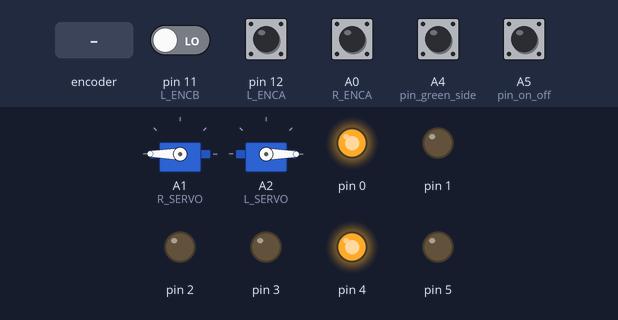
A program run on a simulated Teensy 4. Shown: 2 × servo, output pins drawn as LEDs (lit = HIGH). The inputs (shaded band) are chosen by the test bench; at power-on: A0 (R_ENCA), A4 (pin_green_side), pin 12 (L_ENCA) HIGH, A5 (pin_on_off), pin 11 (L_ENCB) LOW.

Above: at 1.2 s.
1.3 s: rotary encoder on pin 12 (L_ENCA) / pin 11 (L_ENCB) turned 3 steps (first pin leading)
At 2.4 s:
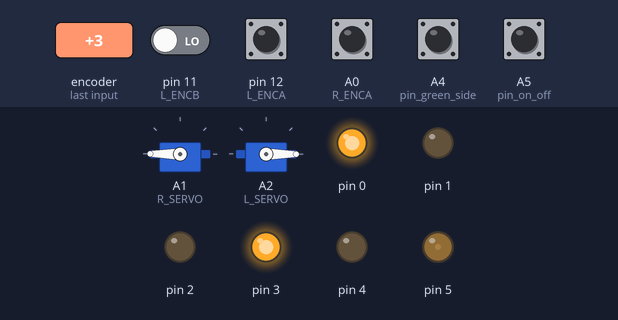
3.4 s: A5 (pin_on_off) driven HIGH
At 4.16 s:
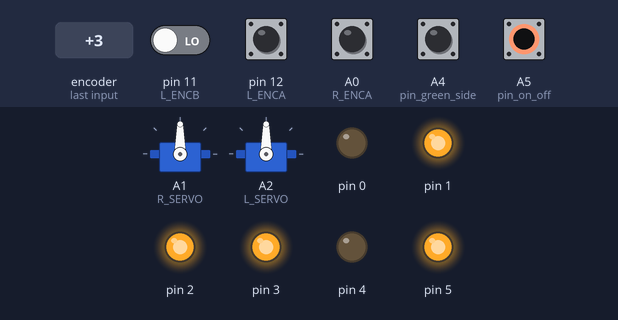
6.4 s: A5 (pin_on_off) driven LOW
At 7.6 s:
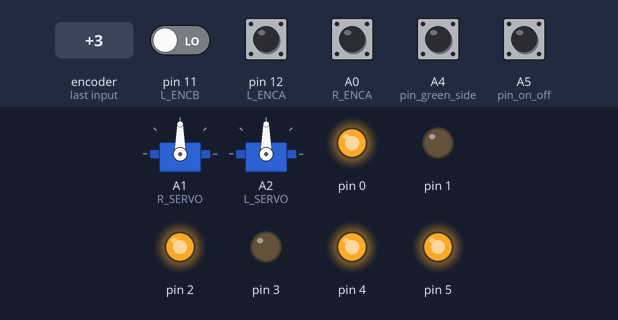
7.9 s: A5 (pin_on_off) pulsed HIGH 2 times (0.12 s each, 0.3 s apart)
At 8.7 s:
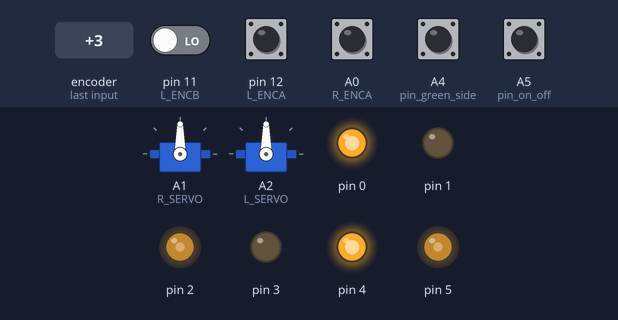
10.0 s: rotary encoder on pin 12 (L_ENCA) / pin 11 (L_ENCB) turned 1 step (first pin leading)
At 11.1 s:
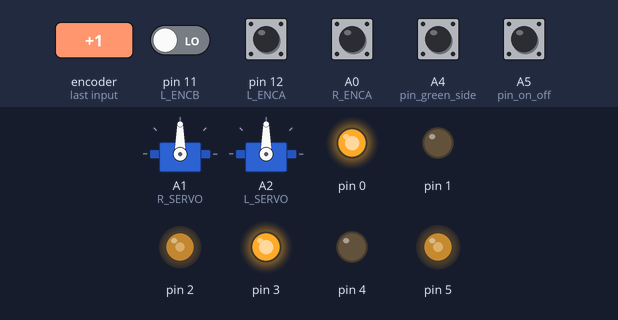
11.7 s: rotary encoder on pin 12 (L_ENCA) / pin 11 (L_ENCB) turned 2 steps (second pin leading)
At 12.3 s:
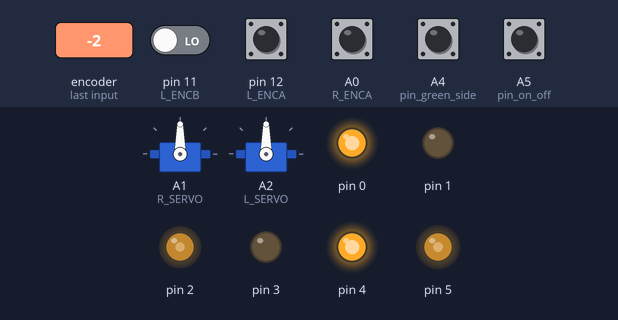
Timing chart, 0 to 14.6 s (numbered marks = the images above; inputs shaded):
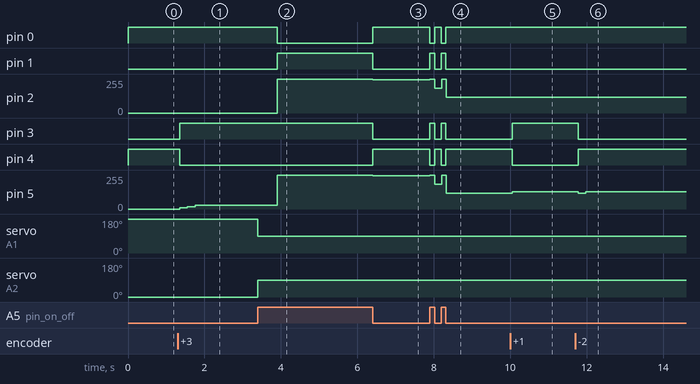

The program:

main.cpp
```cpp
#include <Arduino.h>
#include <TimerOne.h>
#include <Servo.h>
#include <rolling_basis.h>
#include <util/atomic.h>

// Mouvement params
#define ACTION_ERROR_AUTH 20
#define TRAJECTORY_PRECISION 50
#define NEXT_POSITION_DELAY 100
#define INACTIVE_DELAY 2000
#define RETURN_START_POSITION_DELAY 70000
#define STOP_MOTORS_DELAY 98000
#define DISTANCE_NEAR_START_POSITION 30.0

// Creation Rolling Basis
#define ENCODER_RESOLUTION 1024
#define CENTER_DISTANCE 27.07
#define WHEEL_DIAMETER 6.1

// Motor Left
#define L_ENCA 12
#define L_ENCB 11
#define L_PWM 5
#define L_IN2 3
#define L_IN1 4

// Motor Right
#define R_ENCA 14
#define R_ENCB 13
#define R_PWM 2
#define R_IN2 1
#define R_IN1 0

//Cake graber servos
Servo r_servo;
Servo l_servo;
#define R_SERVO 15
#define L_SERVO 16

float kp = 8.0;
float ki = 0.0;
float kd = 0.2;

byte max_pwm = 150;

Rolling_Basis *rolling_basis_ptr = new Rolling_Basis(ENCODER_RESOLUTION, CENTER_DISTANCE, WHEEL_DIAMETER, max_pwm, TRAJECTORY_PRECISION, INACTIVE_DELAY);

/* Strat part */
#define STRAT_SIZE 13

const Action bleu_strat_model[STRAT_SIZE] = {
    create_action(0.0, 0.0, NEXT_POSITION_DELAY, ACTION_ERROR_AUTH), // SERVO ON
    create_action(140.0, 0.0, NEXT_POSITION_DELAY, ACTION_ERROR_AUTH),
    create_action(224.0, 42.0, NEXT_POSITION_DELAY, ACTION_ERROR_AUTH),
    create_action(0.0, 0.0, NEXT_POSITION_DELAY, ACTION_ERROR_AUTH), // SERVO OFF
    create_action(206.0, 59.0, NEXT_POSITION_DELAY, ACTION_ERROR_AUTH),
    create_action(206.0, 47.0, NEXT_POSITION_DELAY, ACTION_ERROR_AUTH),
    create_action(230.0, 1.0, NEXT_POSITION_DELAY, ACTION_ERROR_AUTH),
    create_action(0.0, 0.0, NEXT_POSITION_DELAY, ACTION_ERROR_AUTH), // SERVO ON
    create_action(186.0, 1.0, NEXT_POSITION_DELAY, ACTION_ERROR_AUTH),
    create_action(0.0, 0.0, NEXT_POSITION_DELAY, ACTION_ERROR_AUTH), // SERVO OFF
    create_action(186.0, 47.0, NEXT_POSITION_DELAY, ACTION_ERROR_AUTH),
    create_action(40.0, 47.0, NEXT_POSITION_DELAY, ACTION_ERROR_AUTH),
    create_action(9.0, 15.0, NEXT_POSITION_DELAY, ACTION_ERROR_AUTH)};
Action bleu_return_position = create_action(9.0, 15.0, NEXT_POSITION_DELAY, ACTION_ERROR_AUTH);

const Action green_strat_model[STRAT_SIZE] = {
    create_action(0.0, 0.0, NEXT_POSITION_DELAY, ACTION_ERROR_AUTH), // SERVO ON
    create_action(140.0, 0.0, NEXT_POSITION_DELAY, ACTION_ERROR_AUTH),
    create_action(224.0, -42.0, NEXT_POSITION_DELAY, ACTION_ERROR_AUTH),
    create_action(0.0, 0.0, NEXT_POSITION_DELAY, ACTION_ERROR_AUTH), // SERVO OFF
    create_action(206.0, -59.0, NEXT_POSITION_DELAY, ACTION_ERROR_AUTH),
    create_action(206.0, -47.0, NEXT_POSITION_DELAY, ACTION_ERROR_AUTH),
    create_action(230.0, -1.0, NEXT_POSITION_DELAY, ACTION_ERROR_AUTH),
    create_action(0.0, 0.0, NEXT_POSITION_DELAY, ACTION_ERROR_AUTH), // SERVO ON
    create_action(186.0, -1.0, NEXT_POSITION_DELAY, ACTION_ERROR_AUTH),
    create_action(0.0, 0.0, NEXT_POSITION_DELAY, ACTION_ERROR_AUTH), // SERVO OFF
    create_action(186.0, -47.0, NEXT_POSITION_DELAY, ACTION_ERROR_AUTH),
    create_action(40.0, -47.0, NEXT_POSITION_DELAY, ACTION_ERROR_AUTH),
    create_action(9.0, -15.0, NEXT_POSITION_DELAY, ACTION_ERROR_AUTH)};
Action green_return_position = create_action(9.0, -15.0, NEXT_POSITION_DELAY, ACTION_ERROR_AUTH);

Action strat[STRAT_SIZE];
Action return_position;
short action_index = 0;

/******* Attach Interrupt *******/
inline void left_motor_read_encoder()
{
  if (digitalRead(L_ENCB) > 0)
    rolling_basis_ptr->left_motor->ticks++;
  else
    rolling_basis_ptr->left_motor->ticks--;
}

inline void right_motor_read_encoder()
{
  if (digitalRead(R_ENCB) > 0)
    rolling_basis_ptr->right_motor->ticks++;
  else
    rolling_basis_ptr->right_motor->ticks--;
}

// Pin ON / OFF
byte pin_on_off = 19;

// Switch side
byte pin_green_side = 18;

// Globales variables
long right_ticks = 0;
long left_ticks = 0;

long start_time = -1;

void handle();

void setup()
{
  pinMode(pin_on_off, INPUT);
  pinMode(pin_green_side, INPUT);

  // motors init
  analogWriteFrequency(R_PWM, 60000);
  analogWriteFrequency(L_PWM, 60000);

  //servo init
  r_servo.attach(R_SERVO);
  l_servo.attach(L_SERVO);
  r_servo.write(200);
  l_servo.write(0);

  rolling_basis_ptr->init_right_motor(R_IN1, R_IN2, R_PWM, R_ENCA, R_ENCB, kp, kd, ki, 1.0, 0);
  rolling_basis_ptr->init_left_motor(L_IN1, L_IN2, L_PWM, L_ENCA, L_ENCB, kp, kd, ki, 1.17, 0);
  rolling_basis_ptr->init_motors();
  attachInterrupt(digitalPinToInterrupt(L_ENCA), left_motor_read_encoder, RISING);
  attachInterrupt(digitalPinToInterrupt(R_ENCA), right_motor_read_encoder, RISING);

  // Init start with the good side
  if (digitalRead(pin_green_side) == 0){
    memcpy(strat, green_strat_model, sizeof(Action) * STRAT_SIZE);
    return_position = green_return_position;
  }
  else{
    memcpy(strat, bleu_strat_model, sizeof(Action) * STRAT_SIZE);
    return_position = bleu_return_position;
  }

  // Init motors handle timer
  Timer1.initialize(5000);
  Timer1.attachInterrupt(handle);
}

void loop()
{
  rolling_basis_ptr->odometrie_handle();

  if (start_time == -1 && digitalRead(pin_on_off))
    start_time = millis();

  if (!((millis() - start_time) < STOP_MOTORS_DELAY || start_time == -1)){
    while (true){
      ATOMIC_BLOCK(ATOMIC_RESTORESTATE)
      {
        rolling_basis_ptr->left_motor->_threshold_pwm_value = 0;
        rolling_basis_ptr->right_motor->_threshold_pwm_value = 0;
        rolling_basis_ptr->left_motor->set_motor(1, 0);
        rolling_basis_ptr->right_motor->set_motor(1, 0);
        rolling_basis_ptr->max_pwm = 0;
      }
    }
  }
}

void handle(){
  // Not end of the game ?
  if ((millis() - start_time) < STOP_MOTORS_DELAY || start_time == -1)
  {
    // Authorize to move ?
    if (digitalRead(pin_on_off))
    {
      rolling_basis_ptr->is_running_update();
      // Must return to start position ?
      /*
      if ((millis() - start_time) > RETURN_START_POSITION_DELAY)
      {
        // Calculate distance from start position
        float d_x = rolling_basis_ptr->X;
        float d_y = rolling_basis_ptr->Y;
        float dist_robot_start_position = sqrt((d_x * d_x) + (d_y * d_y));

        // Check if we are already in the start position (> 5 cm -> go to home)
        if (dist_robot_start_position > DISTANCE_NEAR_START_POSITION)
          rolling_basis_ptr->action_handle(&return_position);
      }
      */
      // Do classic trajectory
      if (action_index < STRAT_SIZE)
      {
        ATOMIC_BLOCK(ATOMIC_RESTORESTATE)
        {
          right_ticks = rolling_basis_ptr->right_motor->ticks;
          left_ticks = rolling_basis_ptr->left_motor->ticks;
        }

        // If there is an action to complete
        if(action_index == 0 || action_index == 7){
          r_servo.write(90);
          l_servo.write(90);
          action_index++;
        }

        else if (action_index == 3 || action_index == 9){
          r_servo.write(200);
          l_servo.write(0);
          action_index++;
        }

        else if (0 <= action_index && action_index < STRAT_SIZE){
          /*
          if (action_index == 0 || action_index == 2 || action_index == 3 || action_index == 6)
            rolling_basis_ptr->max_pwm = 80;
          else
            rolling_basis_ptr->max_pwm = max_pwm;
    */
          rolling_basis_ptr->action_handle(&strat[action_index]);
        }

        // Next coords if the current is done
        if (!strat[action_index].start_rotation && !strat[action_index].move_forward && !strat[action_index].end_rotation)
          action_index++;
      }
      else
        rolling_basis_ptr->keep_current_position(right_ticks, left_ticks);
    }
    else
      rolling_basis_ptr->keep_current_position(right_ticks, left_ticks);
  }
  else{
    rolling_basis_ptr->left_motor->_threshold_pwm_value = 0;
    rolling_basis_ptr->right_motor->_threshold_pwm_value = 0;
    rolling_basis_ptr->left_motor->set_motor(1, 0);
    rolling_basis_ptr->right_motor->set_motor(1, 0);
    rolling_basis_ptr->max_pwm = 0;
  }
}
```

Measured:
- after the input at 1.3 s, pin 3: LOW → HIGH after 0.05 s; pin 4: HIGH → LOW after 0.05 s; pin 5: 0/255 → 9/255 after 0.06 s, → 18/255 0.20 s later, → 28/255 0.20 s later
- after the input at 3.4 s, pin 0: HIGH → LOW after 0.51 s; pin 1: LOW → HIGH after 0.51 s; pin 2: 0/255 → 255/255 after 0.51 s; pin 5: 28/255 → 255/255 after 0.51 s; servo on A1 (R_SERVO): 180° → 90° at once
- after the input at 6.4 s, pin 0, pin 4: LOW → HIGH at once; pin 1, pin 3: HIGH → LOW at once; pin 2, pin 5: 255/255 → 248/255 at once
- after the input at 7.9 s, pin 0: alternates HIGH for 0.18 s and LOW for 0.12 s, 4 changes in all, then stays HIGH, starting at once; pin 1: alternates HIGH for 0.12 s and LOW for 0.18 s, 4 changes in all, then stays LOW, starting at once
- after the input at 10.0 s, pin 3: LOW → HIGH after 0.05 s; pin 4: HIGH → LOW after 0.05 s; pin 5: 120/255 → 129/255 after 0.06 s
- after the input at 11.7 s, pin 3: HIGH → LOW after 0.08 s; pin 4: LOW → HIGH after 0.08 s; pin 5: 129/255 → 120/255 after 0.08 s, → 129/255 0.20 s later
